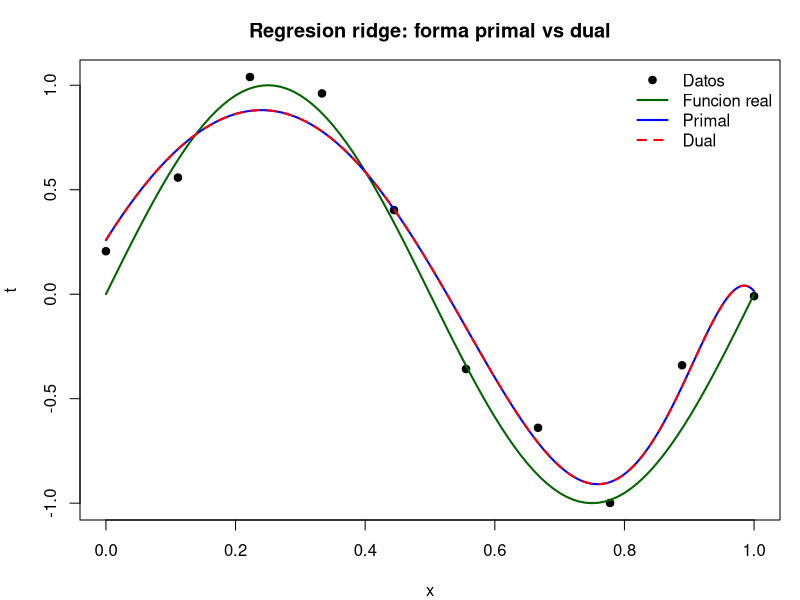
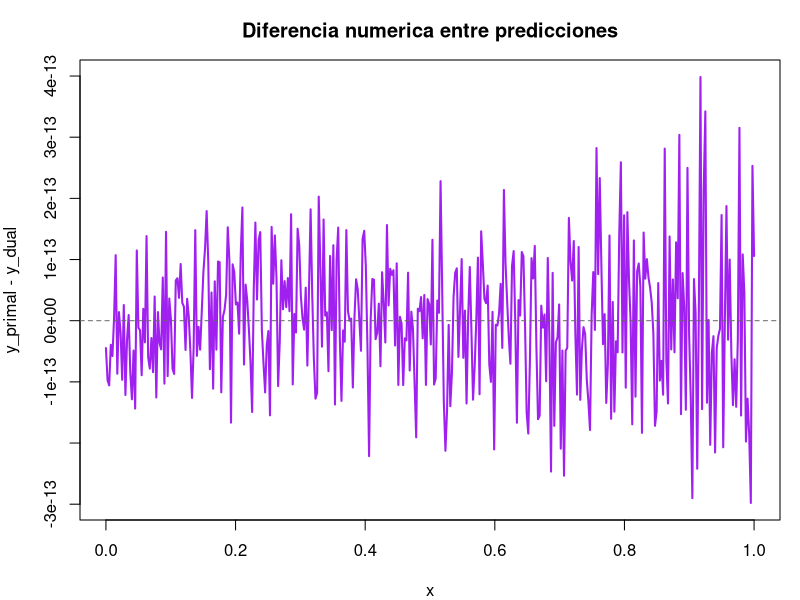

These figures' R source, in order:
#####################################
############ DATOS ##################
#####################################
# La regresion ridge puede resolverse en forma primal (pesos w)
# o en forma dual (coeficientes a sobre los datos). Ambas formas
# producen exactamente las mismas predicciones, salvo error numerico.

set.seed(42)

N <- 10
grado <- 12
lambda <- 1e-3

f_real <- function(x) sin(2 * pi * x)

x <- seq(0, 1, length.out = N)
t_obs <- f_real(x) + rnorm(N, mean = 0, sd = 0.15)

# Vector base polinomial phi(x) = [1, x, x^2, ..., x^grado]^T
phi <- function(x, grado) {
  x^(0:grado)
}

# Matriz de diseño Phi de tamaño N x M, con Phi[n, ] = phi(x_n)^T
Phi <- t(sapply(x, phi, grado = grado))
M <- ncol(Phi)

x_eval <- seq(0, 1, length.out = 400)
Phi_eval <- t(sapply(x_eval, phi, grado = grado))

#####################################
############ FORMA PRIMAL ###########
#####################################

# w = (Phi^T Phi + lambda I_M)^(-1) Phi^T t
w_primal <- solve(
  crossprod(Phi) + lambda * diag(M),
  crossprod(Phi, t_obs)
)

y_primal <- as.vector(Phi_eval %*% w_primal)
y_train_primal <- as.vector(Phi %*% w_primal)

#####################################
############ FORMA DUAL #############
#####################################

# K = Phi Phi^T es el kernel lineal inducido por la base phi.
# a = (K + lambda I_N)^(-1) t
K <- tcrossprod(Phi)

a_dual <- solve(K + lambda * diag(N), t_obs)

# Para puntos nuevos: k(x_*, X) = phi(x_*)^T Phi^T
K_eval <- Phi_eval %*% t(Phi)

y_dual <- as.vector(K_eval %*% a_dual)
y_train_dual <- as.vector(K %*% a_dual)

# La relacion entre ambas soluciones es w = Phi^T a.
w_desde_dual <- as.vector(crossprod(Phi, a_dual))

#####################################
############ VERIFICACION ###########
#####################################

dif_eval <- max(abs(y_primal - y_dual))
dif_train <- max(abs(y_train_primal - y_train_dual))
dif_w <- max(abs(as.vector(w_primal) - w_desde_dual))

cat("Max |y_primal - y_dual| en puntos de evaluacion: ",
    format(dif_eval, scientific = TRUE), "\n")
cat("Max |Phi w - K a| en entrenamiento:       ",
    format(dif_train, scientific = TRUE), "\n")
cat("Max |w_primal - Phi^T a_dual|:            ",
    format(dif_w, scientific = TRUE), "\n")
cat("Predicciones equivalentes en puntos de evaluacion?: ",
    isTRUE(all.equal(y_primal, y_dual, tolerance = 1e-8)), "\n")

#####################################
############ GRAFICOS ###############
#####################################

old_par <- par(no.readonly = TRUE)

# Usamos graficos separados para evitar el error
# "figure margins too large" cuando el panel de plots es pequeno.
par(mfrow = c(1, 1), mar = c(4, 4, 3, 1))

plot(x, t_obs,
     main = "Regresion ridge: forma primal vs dual",
     xlab = "x", ylab = "t",
     pch = 19, col = "black")
curve(f_real(x), from = 0, to = 1, add = TRUE, col = "darkgreen", lwd = 2)
lines(x_eval, y_primal, col = "blue", lwd = 2)
lines(x_eval, y_dual, col = "red", lwd = 2, lty = 2)
legend("topright",
       legend = c("Datos", "Funcion real", "Primal", "Dual"),
       col = c("black", "darkgreen", "blue", "red"),
       pch = c(19, NA, NA, NA),
       lty = c(NA, 1, 1, 2),
       lwd = c(NA, 2, 2, 2),
       bty = "n")

if (interactive()) {
  readline("Presiona ENTER para ver la diferencia numerica...")
}

plot(x_eval, y_primal - y_dual,
     type = "l", lwd = 2, col = "purple",
     main = "Diferencia numerica entre predicciones",
     xlab = "x", ylab = "y_primal - y_dual")
abline(h = 0, col = "gray40", lty = 2)

par(old_par)
